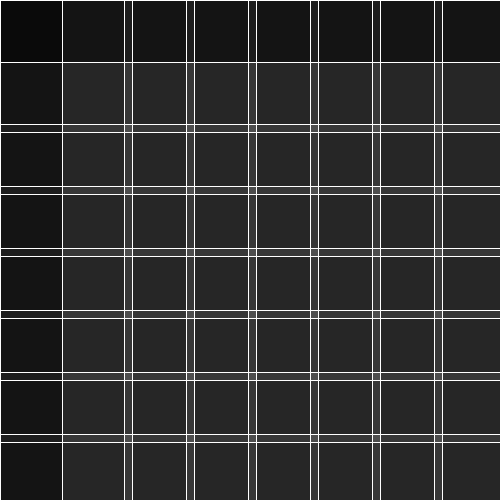
Frame 1 (no input)
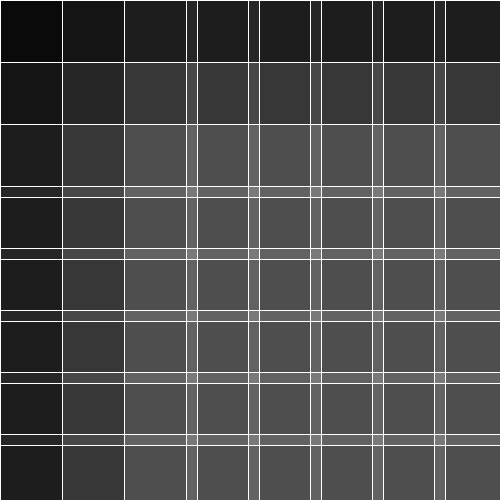
Frame 60 (the mouse pressed at the canvas centre just before this capture)
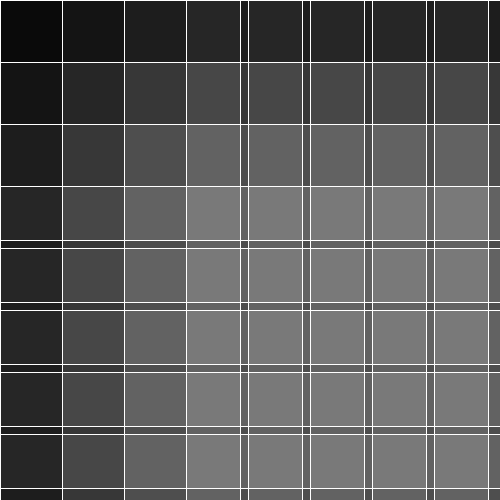
Frame 120 (the mouse held since frame 60 and released just before this capture)

The Processing sketch that drew these frames (run headless with seeded random() and noise(); from frame 60 on, the mouse is pressed at the canvas centre):

// Processing sketch: cours_4_exo_3_rep_pulsation
// ── cours_4_exo_3_rep_pulsation.pde
/**
 * Créer une fenêtre carré.
 * Et quelque soit sa taille de la fenêtre affichez une grille de 8 sur 8
 * chaque case de la grille devra avoir une orientation différente, avec une rotation par le milieu
 * 
 * 
 * fonctions autorisées
 * setup()
 * draw()
 * size()
 * for(;;) {}
 * square()
 * map()
 * sin()
 * cos();
 * fill()
 * stroke()
 * println()
 * 
 * width, height, frameCount
 *
 * indice, pensez à la couche alpha
 *
 * */

int colonne = 8;
int ligne = 8;
  
void setup() {
	size(500,500);

}

void draw() {
  background(0);

  int taille = width / colonne;
  float count = 0;
  for(int x = 0 ; x < colonne ; x++) {
    for(int y = 0 ; y < ligne ; y++) {
      count++;
      forme(x, y, taille, count);
    }
  }
}

void forme(int pos_x, int pos_y, int taille, float rank) {
  // aspect
  fill(255, 10);
  stroke(255);
  // pulsation
  int taille_min = taille / 4;
  int taille_max = taille * 4;
  float final_taille = map(sin(frameCount * 0.01), -1, 1, taille_min, taille_max);
  // create rotate on the center of square
  float final_x = pos_x * taille;
  float final_y = pos_y * taille;
  square(final_x, final_y, final_taille);
}
